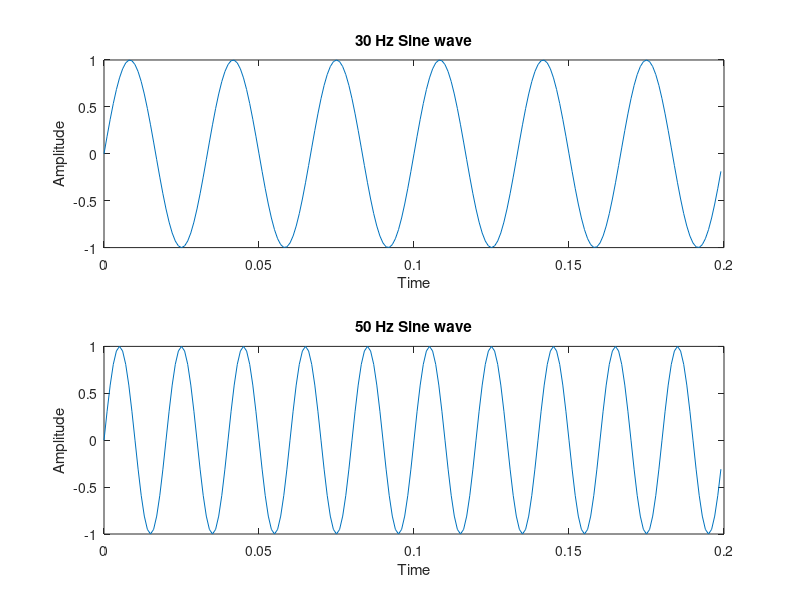
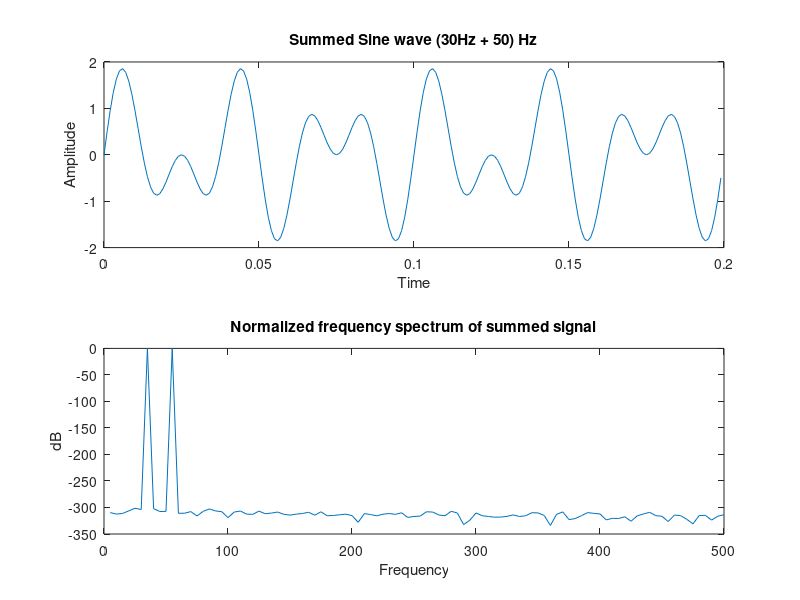

Source code (MATLAB) for these figures, in order:

clear all;
close all;
clc;

f1 = 30;
f2 = 50;
fs = 1000;
N = 200;
t = [0:N-1]/fs;

sig1 = sin(2*pi*f1*t);
sig2 = sin(2*pi*f2*t);

figure(1)
subplot(2,1,1);
plot(t, sig1);
title("30 Hz Sine wave")
xlabel("Time");
ylabel("Amplitude");
subplot(2,1,2);
plot(t, sig2);
title("50 Hz Sine wave")
xlabel("Time");
ylabel("Amplitude");

summed_sig = sig1 + sig2;
figure(2);
subplot(2,1,1);
plot(t,summed_sig);
title("Summed Sine wave (30Hz + 50) Hz");
xlabel("Time");
ylabel("Amplitude");
hold on

freq = fft(summed_sig);
freq_pwr = abs(freq(1:N/2)).^2;
freq_pwr_normalized = freq_pwr/max(freq_pwr);
freq_db = log10(freq_pwr_normalized)*10;
freq_scale = (1:N/2)*fs/N;
subplot(2,1,2);
plot(freq_scale,freq_db);
title("Normalized frequency spectrum of summed signal");
xlabel("Frequency");
ylabel("dB");
